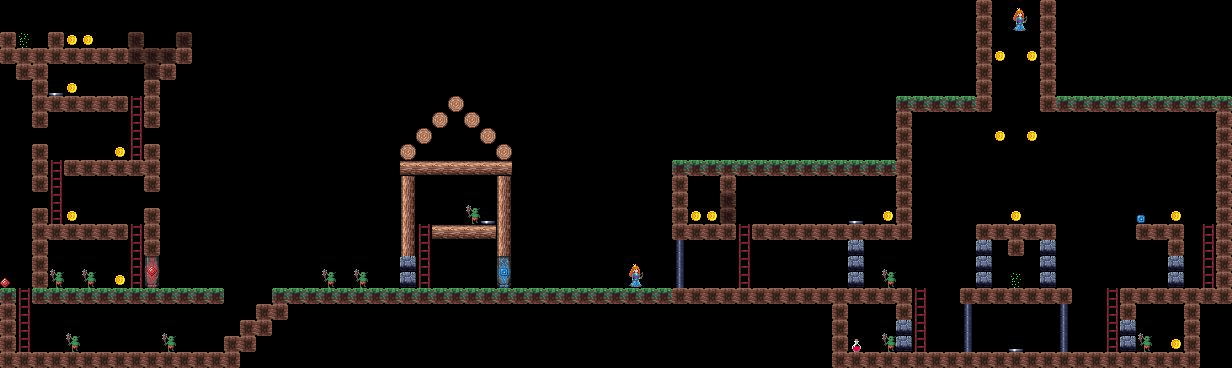

A level layout from a 2D game, rendered from its tile map. Below: a short description, then the map file with its tile-grid data intact:
An orthogonal 77x23 tile map with 16x16 px tiles, 1 tile layer (Tile Layer 1) and 15 objects (4x en_bluekey, 3x en_exitportal, 2x en_secretdrop, 2x en_door1, 2x en_towerkey, ...).

<map version="1.2" tiledversion="1.2.4" orientation="orthogonal" renderorder="right-down" width="77" height="23" tilewidth="16" tileheight="16" infinite="0" nextlayerid="14" nextobjectid="32">
 <tileset firstgid="1" source="Pogo.tsx" />
 <layer id="13" name="Tile Layer 1" width="77" height="23">
  <data encoding="csv">
0,0,0,0,0,0,0,0,0,0,0,0,0,0,0,0,0,0,0,0,0,0,0,0,0,0,0,0,0,0,0,0,0,0,0,0,0,0,0,0,0,0,0,0,0,0,0,0,0,0,0,0,0,0,0,0,0,0,0,0,0,1,0,0,0,1,0,0,0,0,0,0,0,0,0,0,0,
0,0,0,0,0,0,0,0,0,0,0,0,0,0,0,0,0,0,0,0,0,0,0,0,0,0,0,0,0,0,0,0,0,0,0,0,0,0,0,0,0,0,0,0,0,0,0,0,0,0,0,0,0,0,0,0,0,0,0,0,0,1,0,27,0,1,0,0,0,0,0,0,0,0,0,0,0,
1,20,0,1,45,45,0,0,3,0,0,3,0,0,0,0,0,0,0,0,0,0,0,0,0,0,0,0,0,0,0,0,0,0,0,0,0,0,0,0,0,0,0,0,0,0,0,0,0,0,0,0,0,0,0,0,0,0,0,0,0,1,0,0,0,1,0,0,0,0,0,0,0,0,0,0,0,
1,1,1,1,1,1,1,1,3,3,3,1,0,0,0,0,0,0,0,0,0,0,0,0,0,0,0,0,0,0,0,0,0,0,0,0,0,0,0,0,0,0,0,0,0,0,0,0,0,0,0,0,0,0,0,0,0,0,0,0,0,1,45,0,45,1,0,0,0,0,0,0,0,0,0,0,0,
0,1,1,0,0,0,0,0,0,3,1,0,0,0,0,0,0,0,0,0,0,0,0,0,0,0,0,0,0,0,0,0,0,0,0,0,0,0,0,0,0,0,0,0,0,0,0,0,0,0,0,0,0,0,0,0,0,0,0,0,0,1,0,0,0,1,0,0,0,0,0,0,0,0,0,0,0,
0,0,1,43,45,0,0,0,0,1,0,0,0,0,0,0,0,0,0,0,0,0,0,0,0,0,0,0,0,0,0,0,0,0,0,0,0,0,0,0,0,0,0,0,0,0,0,0,0,0,0,0,0,0,0,0,0,0,0,0,0,1,0,0,0,1,0,0,0,0,0,0,0,0,0,0,0,
0,0,1,1,1,1,1,1,4,1,0,0,0,0,0,0,0,0,0,0,0,0,0,0,0,0,0,0,40,0,0,0,0,0,0,0,0,0,0,0,0,0,0,0,0,0,0,0,0,0,0,0,0,0,0,0,2,2,2,2,2,1,0,0,0,1,2,2,2,2,2,2,2,2,2,2,2,
0,0,1,0,0,0,0,0,4,1,0,0,0,0,0,0,0,0,0,0,0,0,0,0,0,0,0,40,0,40,0,0,0,0,0,0,0,0,0,0,0,0,0,0,0,0,0,0,0,0,0,0,0,0,0,0,1,0,0,0,0,0,0,0,0,0,0,0,0,0,0,0,0,0,0,0,1,
0,0,0,0,0,0,0,0,4,0,0,0,0,0,0,0,0,0,0,0,0,0,0,0,0,0,40,0,0,0,40,0,0,0,0,0,0,0,0,0,0,0,0,0,0,0,0,0,0,0,0,0,0,0,0,0,1,0,0,0,0,0,45,0,45,0,0,0,0,0,0,0,0,0,0,0,1,
0,0,1,0,0,0,0,45,4,1,0,0,0,0,0,0,0,0,0,0,0,0,0,0,0,40,0,0,0,0,0,40,0,0,0,0,0,0,0,0,0,0,0,0,0,0,0,0,0,0,0,0,0,0,0,0,1,0,0,0,0,0,0,0,0,0,0,0,0,0,0,0,0,0,0,0,1,
0,0,1,4,1,1,1,1,1,1,0,0,0,0,0,0,0,0,0,0,0,0,0,0,0,41,41,41,41,41,41,41,0,0,0,0,0,0,0,0,0,0,2,2,2,2,2,2,2,2,2,2,2,2,2,2,1,0,0,0,0,0,0,0,0,0,0,0,0,0,0,0,0,0,0,0,1,
0,0,1,4,0,0,0,0,0,1,0,0,0,0,0,0,0,0,0,0,0,0,0,0,0,42,0,0,0,0,0,42,0,0,0,0,0,0,0,0,0,0,1,0,0,1,0,0,0,0,0,0,0,0,0,0,1,0,0,0,0,0,0,0,0,0,0,0,0,0,0,0,0,0,0,0,1,
0,0,0,4,0,0,0,0,0,0,0,0,0,0,0,0,0,0,0,0,0,0,0,0,0,42,0,0,0,0,0,42,0,0,0,0,0,0,0,0,0,0,1,0,0,3,0,0,0,0,0,0,0,0,0,0,1,0,0,0,0,0,0,0,0,0,0,0,0,0,0,0,0,0,0,0,1,
0,0,1,4,45,0,0,0,0,1,0,0,0,0,0,0,0,0,0,0,0,0,0,0,0,42,0,0,0,32,43,42,0,0,0,0,0,0,0,0,0,0,1,45,45,3,0,0,0,0,0,0,0,43,0,45,1,0,0,0,0,0,0,45,0,0,0,0,0,0,0,10,0,45,0,0,1,
0,0,1,1,1,1,1,1,4,1,0,0,0,0,0,0,0,0,0,0,0,0,0,0,0,42,4,41,41,41,41,42,0,0,0,0,0,0,0,0,0,0,1,1,1,1,4,1,1,1,1,1,1,1,1,1,1,0,0,0,0,1,1,1,1,1,0,0,0,0,0,1,1,1,0,4,1,
0,0,1,0,0,0,0,0,4,1,0,0,0,0,0,0,0,0,0,0,0,0,0,0,0,42,4,0,0,0,0,42,0,0,0,0,0,0,0,0,0,0,44,0,0,0,4,0,0,0,0,0,0,39,0,0,0,0,0,0,0,39,0,1,0,39,0,0,0,0,0,0,0,1,0,4,1,
0,0,1,0,0,0,0,0,4,0,0,0,0,0,0,0,0,0,0,0,0,0,0,0,0,39,4,0,0,0,0,0,0,0,0,0,0,0,0,0,0,0,44,0,0,0,4,0,0,0,0,0,0,39,0,0,0,0,0,0,0,39,0,0,0,39,0,0,0,0,0,0,0,39,0,4,1,
13,0,1,32,0,32,0,45,4,9,0,0,0,0,0,0,0,0,0,0,32,0,32,0,0,39,4,0,0,0,0,5,0,0,0,0,0,0,0,27,0,0,44,0,0,0,4,0,0,0,0,0,0,39,0,32,0,0,0,0,0,39,0,20,0,39,0,0,0,0,0,0,0,39,0,4,1,
2,4,2,2,2,2,2,2,2,2,2,2,2,2,0,0,0,2,2,2,2,2,2,2,2,2,2,2,2,2,2,2,2,2,2,2,2,2,2,2,2,2,1,1,1,1,1,1,1,1,1,1,1,1,1,1,1,4,0,0,1,1,1,1,1,1,1,0,0,4,1,1,1,1,1,1,1,
1,4,0,0,0,0,0,0,0,0,0,0,0,0,0,0,1,1,0,0,0,0,0,0,0,0,0,0,0,0,0,0,0,0,0,0,0,0,0,0,0,0,0,0,0,0,0,0,0,0,0,0,1,0,0,0,1,4,0,0,44,0,0,0,0,0,44,0,0,4,1,0,0,0,1,0,0,
1,4,0,0,0,0,0,0,0,0,0,0,0,0,0,1,1,0,0,0,0,0,0,0,0,0,0,0,0,0,0,0,0,0,0,0,0,0,0,0,0,0,0,0,0,0,0,0,0,0,0,0,1,0,0,0,39,4,0,0,44,0,0,0,0,0,44,0,0,4,39,0,0,0,1,0,0,
1,4,0,0,32,0,0,0,0,0,32,0,0,0,1,1,0,0,0,0,0,0,0,0,0,0,0,0,0,0,0,0,0,0,0,0,0,0,0,0,0,0,0,0,0,0,0,0,0,0,0,0,1,35,0,32,39,4,0,0,44,0,0,43,0,0,44,0,0,4,39,32,0,45,1,0,0,
1,1,1,1,1,1,1,1,1,1,1,1,1,1,1,0,0,0,0,0,0,0,0,0,0,0,0,0,0,0,0,0,0,0,0,0,0,0,0,0,0,0,0,0,0,0,0,0,0,0,0,0,1,1,1,1,1,1,1,1,1,1,1,1,1,1,1,1,1,1,1,1,1,1,1,0,0
</data>
 </layer>
 <objectgroup id="12" name="Object Layer 1">
  <object id="5" name="sevenportals.entrance" x="1016.5" y="283.5">
   <point />
  </object>
  <object id="6" name="newgame" x="635.5" y="283.5">
   <point />
  </object>
  <object id="8" name="en_secretdrop" x="1018" y="26">
   <point />
  </object>
  <object id="10" name="en_door1" x="857" y="217.5">
   <point />
  </object>
  <object id="11" name="en_door1" x="851" y="244.5" width="9" height="37.5" />
  <object id="13" name="en_exitportal" x="981.318" y="246.364" width="7.5" height="39.6818" />
  <object id="15" name="en_exitportal" x="1044.36" y="245.909" width="7.5" height="39.3182" />
  <object id="16" name="en_bluekey" x="900" y="326.5" width="7.5" height="21" />
  <object id="17" name="en_bluekey" x="1123.5" y="325" width="8" height="22" />
  <object id="19" name="en_secretdrop" x="23.5" y="39">
   <point />
  </object>
  <object id="21" name="en_exitportal" x="56" y="89.5">
   <point />
  </object>
  <object id="23" name="en_towerkey" x="487" y="219">
   <point />
  </object>
  <object id="24" name="en_towerkey" x="406.5" y="260.5" width="3.5" height="24.5" />
  <object id="25" name="en_bluekey" x="1172" y="246" width="8.5" height="38.5" />
  <object id="26" name="en_bluekey" x="1013.5" y="345">
   <point />
  </object>
 </objectgroup>
</map>
